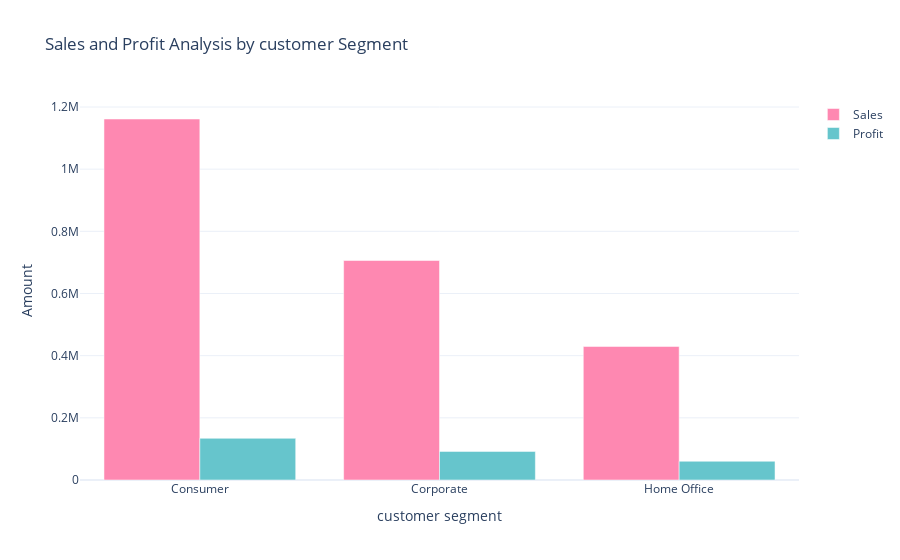

Notebook code for this chart:
### Code cell
sales_profit_by_segment = data.groupby('Segment').agg({'Sales' :'sum' , 'Profit' :'sum'}).reset_index()
color_palette = colors.qualitative.Pastel
fig  = go.Figure()
fig.add_trace(go.Bar(x=sales_profit_by_segment['Segment'],
                     y=sales_profit_by_segment['Sales'],
                     name='Sales',
                     marker_color= color_palette[6]))
fig.add_trace(go.Bar(x =sales_profit_by_segment['Segment'],
                     y=sales_profit_by_segment['Profit'],
                     name='Profit',
                     marker_color= color_palette[0]))
fig.update_layout(title= 'Sales and Profit Analysis by customer Segment',
                  xaxis_title= 'customer segment' , yaxis_title='Amount')
fig.show()

### Figure 1 — Plotly figure (JSON) as saved in the notebook; plotly's stock layout.template omitted (floating-point values rounded to 4 significant figures)
{"data": [{"marker": {"color": "rgb(254, 136, 177)"}, "name": "Sales", "type": "bar", "x": ["Consumer", "Corporate", "Home Office"], "y": [1161000.0, 706100.0, 429700.0]}, {"marker": {"color": "rgb(102, 197, 204)"}, "name": "Profit", "type": "bar", "x": ["Consumer", "Corporate", "Home Office"], "y": [134100.0, 91980.0, 60300.0]}], "layout": {"autosize": true, "title": {"text": "Sales and Profit Analysis by customer Segment"}, "xaxis": {"autorange": true, "range": [-0.5, 2.5], "title": {"text": "customer segment"}, "type": "category"}, "yaxis": {"autorange": true, "range": [0, 1223000.0], "title": {"text": "Amount"}, "type": "linear"}}}
